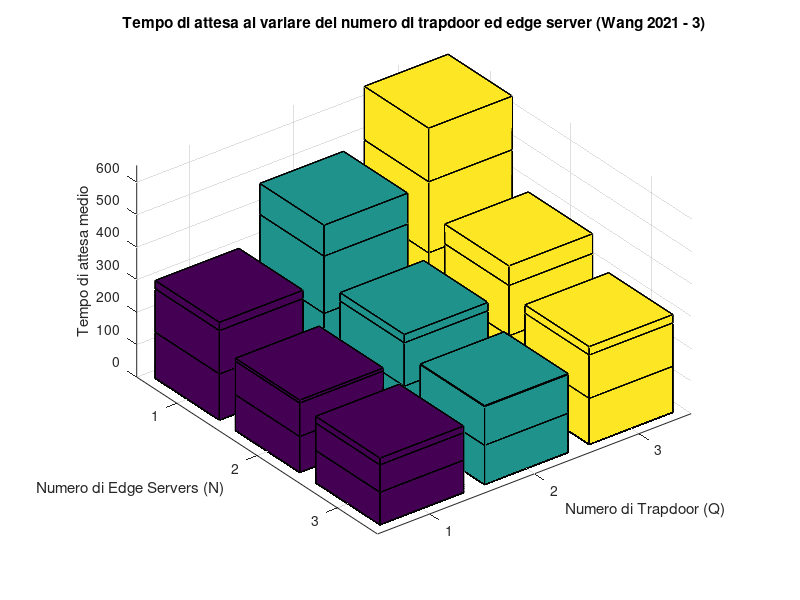

Write the MATLAB code that produced this figure. (Note: this script raises an error after producing the figure.)
N = [5, 10, 15];   % Numero di Edge Servers
m_e = [64, 128, 256];  % Numero di cores dell'Edge Server
P_ae = [487, 268, 652]; % Potenza in processing (in W)
P_0e = [170, 79, 126];  % Potenza in idle (in W)
Q = [50, 100, 150]; % Numero di trapdoor

% ALGORITMO WANG2021
sigma_se_wang2021 = 0.00001840;
t_se_wang2021 = 0.002341708;

% ALGORITMO 2023
sigma_se_2023 = 0.00000169;
t_se_2023 = 0.00079798;

for i=1:3
    l_wang2021_1(i,:)=(N(i).*m_e(1))./(Q.*t_se_wang2021);
    l_2023_1(i,:)=(N(i).*m_e(1))./(Q.*t_se_2023);
end
for i=1:3
    l_wang2021_2(i,:)=(N(i).*m_e(2))./(Q.*t_se_wang2021);
    l_2023_2(i,:)=(N(i).*m_e(2))./(Q.*t_se_2023);
end
for i=1:3
    l_wang2021_3(i,:)=(N(i).*m_e(3))./(Q.*t_se_wang2021);
    l_2023_3(i,:)=(N(i).*m_e(3))./(Q.*t_se_2023);
end




%TROVO I VALORI MINIMI DI LAMBDA PER SCENARIO PER WANG2021
valore_minimo_l_wang2021 = min(l_wang2021_1(:));
valore_minimo_2_wang2021 = min(l_wang2021_2(:));
valore_minimo_3_wang2021 = min(l_wang2021_3(:));

%CALCOLO I VALORI DELLE ENERGIE PER SCENARIO PER WANG2021
for i=1:3
    E_wang2021_1(i,:) = ((valore_minimo_l_wang2021.*Q.*t_se_wang2021)./(N(i).*m_e(1)) )*(P_ae(1)-P_0e(1)) + P_0e(1);
end

for i=1:3
    E_wang2021_2(i,:) = ((valore_minimo_2_wang2021.*Q.*t_se_wang2021)./(N(i).*m_e(2)) )*(P_ae(2)-P_0e(2)) + P_0e(2);
end

for i=1:3
    E_wang2021_3(i,:) = ((valore_minimo_3_wang2021.*Q.*t_se_wang2021)./(N(i).*m_e(3)) )*(P_ae(3)-P_0e(3)) + P_0e(3);
end

%TROVO I VALORI MINIMI DI LAMBDA PER SCENARIO PER ALGO2023 
valore_minimo_l_2023 = min(l_2023_1(:));
valore_minimo_2_2023 = min(l_2023_2(:));
valore_minimo_3_2023 = min(l_2023_3(:));

%CALCOLO I VALORI DELLE ENERGIE PER SCENARIO PER ALGO2023
for i=1:3
    E_2023_1(i,:) = ((valore_minimo_l_2023.*Q.*t_se_2023)./(N(i).*m_e(1)) )*(P_ae(1)-P_0e(1)) + P_0e(1);
end

for i=1:3
    E_2023_2(i,:) = ((valore_minimo_2_2023.*Q.*t_se_2023)./(N(i).*m_e(2)) )*(P_ae(2)-P_0e(2)) + P_0e(2);
end

for i=1:3
    E_2023_3(i,:) = ((valore_minimo_3_2023.*Q.*t_se_2023)./(N(i).*m_e(3)) )*(P_ae(3)-P_0e(3)) + P_0e(3);
end

%CALCOLO I VALORI DELLE W PER SCENARIO PER WANG2021
for i=1:3
W_wang2021_1(i,:) = (((1./valore_minimo_l_wang2021^2)+(((Q./N(i))*sigma_se_wang2021^2)./m_e(1)))+((m_e(1)-1)./(m_e(1)^2))*(Q.^2./N(i).^2).*t_se_wang2021.^2)./((2/valore_minimo_l_wang2021).*(1-((valore_minimo_l_wang2021.*Q.*t_se_wang2021)./(N.*m_e(1)))));
end

for i=1:3
W_wang2021_2(i,:) = (((1./valore_minimo_2_wang2021^2)+(((Q./N(i))*sigma_se_wang2021^2)./m_e(2)))+((m_e(2)-1)./(m_e(2)^2))*(Q.^2./N(i).^2).*t_se_wang2021.^2)./((2/valore_minimo_2_wang2021).*(1-((valore_minimo_2_wang2021.*Q.*t_se_wang2021)./(N.*m_e(2)))));
end

for i=1:3
W_wang2021_3(i,:) = (((1./valore_minimo_3_wang2021^2)+(((Q./N(i))*sigma_se_wang2021^2)./m_e(3)))+((m_e(3)-1)./(m_e(3)^2))*(Q.^2./N(i).^2).*t_se_wang2021.^2)./((2/valore_minimo_3_wang2021).*(1-((valore_minimo_3_wang2021.*Q.*t_se_wang2021)./(N.*m_e(3)))));
end


%CALCOLO I VALORI DELLE W PER SCENARIO PER ALGO2023
for i=1:3
W_2023_1(i,:) = (((1./valore_minimo_l_2023^2)+(((Q./N(i))*sigma_se_2023^2)./m_e(1)))+((m_e(1)-1)./(m_e(1)^2))*(Q.^2./N(i).^2).*t_se_2023.^2)./((2/valore_minimo_l_2023).*(1-((valore_minimo_l_2023.*Q.*t_se_2023)./(N.*m_e(1)))));
end

for i=1:3
W_2023_2(i,:) = (((1./valore_minimo_2_2023^2)+(((Q./N(i))*sigma_se_2023^2)./m_e(2)))+((m_e(2)-1)./(m_e(2)^2))*(Q.^2./N(i).^2).*t_se_2023.^2)./((2/valore_minimo_2_2023).*(1-((valore_minimo_2_2023.*Q.*t_se_2023)./(N.*m_e(2)))));
end

for i=1:3
W_2023_3(i,:) = (((1./valore_minimo_3_2023^2)+(((Q./N(i))*sigma_se_2023^2)./m_e(3)))+((m_e(3)-1)./(m_e(3)^2))*(Q.^2./N(i).^2).*t_se_2023.^2)./((2/valore_minimo_3_2023).*(1-((valore_minimo_3_2023.*Q.*t_se_2023)./(N.*m_e(3)))));
end


%GRAFICO E 1 2023
%figure;
bar3(E_2023_1)
xlabel('Numero di Trapdoor (Q)');
ylabel('Numero di Edge Servers (N)');
zlabel('Tempo di attesa medio');
title('Energia al variare del numero di trapdoor ed edge server (Algoritmo 2023 - 1)');

%GRAFICO E 2 2023
%figure;
bar3(E_2023_2)
xlabel('Numero di Trapdoor (Q)');
ylabel('Numero di Edge Servers (N)');
zlabel('Tempo di attesa medio');
title('Energia al variare del numero di trapdoor ed edge server (Algoritmo 2023 - 2)');

%GRAFICO E 3 2023
%figure;
bar3(E_2023_3)
xlabel('Numero di Trapdoor (Q)');
ylabel('Numero di Edge Servers (N)');
zlabel('Tempo di attesa medio');
title('Energia al variare del numero di trapdoor ed edge server (Algoritmo 2023 - 3)');

%GRAFICO E 1 Wang2021
%figure;
bar3(E_wang2021_1)
xlabel('Numero di Trapdoor (Q)');
ylabel('Numero di Edge Servers (N)');
zlabel('Tempo di attesa medio');
title('Energia al variare del numero di trapdoor ed edge server (Wang 2021 - 1)');

%GRAFICO E 2 Wang2021
%figure;
bar3(E_wang2021_2)
xlabel('Numero di Trapdoor (Q)');
ylabel('Numero di Edge Servers (N)');
zlabel('Tempo di attesa medio');
title('Energia al variare del numero di trapdoor ed edge server (Wang 2021 - 2)');

%GRAFICO E 3 Wang2021
%figure;
bar3(E_wang2021_3)
xlabel('Numero di Trapdoor (Q)');
ylabel('Numero di Edge Servers (N)');
zlabel('Tempo di attesa medio');
title('Energia variare del numero di trapdoor ed edge server (Wang 2021 - 3)');



%GRAFICI DELLE w
%GRAFICO W 1 2023
%figure;
bar3(W_2023_1)
xlabel('Numero di Trapdoor (Q)');
ylabel('Numero di Edge Servers (N)');
zlabel('Tempo di attesa medio');
title('Tempo di attesa al variare del numero di trapdoor ed edge server (Algoritmo 2023 - 1)');

%GRAFICO W 2 2023
%figure;
bar3(W_2023_2)
xlabel('Numero di Trapdoor (Q)');
ylabel('Numero di Edge Servers (N)');
zlabel('Tempo di attesa medio');
title('Tempo di attesa al variare del numero di trapdoor ed edge server (Algoritmo 2023 - 2)');

%GRAFICO W 3 2023
%figure;
bar3(W_2023_3)
xlabel('Numero di Trapdoor (Q)');
ylabel('Numero di Edge Servers (N)');
zlabel('Tempo di attesa medio');
title('Tempo di attesa al variare del numero di trapdoor ed edge server (Algoritmo 2023 - 3)');

%GRAFICO W 1 Wang2021
%figure;
bar3(W_wang2021_1)
xlabel('Numero di Trapdoor (Q)');
ylabel('Numero di Edge Servers (N)');
zlabel('Tempo di attesa medio');
title('Tempo di attesa al variare del numero di trapdoor ed edge server (Wang 2021 - 1)');

%GRAFICO W 2 Wang2021
%figure;
bar3(W_wang2021_2)
xlabel('Numero di Trapdoor (Q)');
ylabel('Numero di Edge Servers (N)');
zlabel('Tempo di attesa medio');
title('Tempo di attesa al variare del numero di trapdoor ed edge server (Wang 2021 - 2)');

%GRAFICO E 3 Wang2021
%figure;
bar3(W_wang2021_3)
xlabel('Numero di Trapdoor (Q)');
ylabel('Numero di Edge Servers (N)');
zlabel('Tempo di attesa medio');
title('Tempo di attesa al variare del numero di trapdoor ed edge server (Wang 2021 - 3)');


%%CALCOLI FINALI ALGORITMO2023
l1 = valore_minimo_l_2023;
l2 = valore_minimo_2_2023;
l3 = valore_minimo_3_2023;

alfa=(0:0.01:1);
beta=1-alfa;
syms N;

%m_e(1)=64,Q(2)=100 fissato,lambda minimo caso 1
a_2023_1=((-l1.*Q(2).*t_se_2023.*(m_e(1).^2).*alfa)-((Q(2).*t_se_2023.*m_e(1).^2).*beta)./2-((l1.*Q(2).*sigma_se_2023.^2.*m_e(1).^2.*beta))./2).*N^2;

b_2023_1=((2.*l1.^2.*Q(2).^2.*t_se_2023.^2.*m_e(1).*alfa)-(l1.*Q(2).^2.*t_se_2023.^2.*(m_e(1)-1).*m_e(1).*beta)).*N;

c_2023_1=((-l1.^3.*Q(2).^3.*t_se_2023.^3.*alfa)+((l1.^2.*Q(2).^3.*t_se_2023.^3.*beta.*(m_e(1)-1))./2));

eq_2023_1=a_2023_1+b_2023_1+c_2023_1;

solutions_2023_1=solve(eq_2023_1==0,N);






%m_e=128,Q=100 fissato,lambda minimo caso 1
a_2023_2=((-l1.*Q(2).*t_se_2023.*(m_e(2).^2).*alfa)-((Q(2).*t_se_2023.*m_e(2).^2).*beta)./2-((l1.*Q(2).*sigma_se_2023.^2.*m_e(2).^2.*beta))./2)*N^2;

b_2023_2=((2.*l1.^2.*Q(2).^2.*t_se_2023.^2.*m_e(2).*alfa)-(l1.*Q(2).^2.*t_se_2023.^2.*(m_e(2)-1).*m_e(2).*beta)).*N;

c_2023_2=((-l1.^3.*Q(2).^3.*t_se_2023.^3.*alfa)+((l1.^2.*Q(2).^3.*t_se_2023.^3.*beta.*(m_e(2)-1))./2));

eq_2023_2=a_2023_2+b_2023_2+c_2023_2;

solutions_2023_2=solve(eq_2023_2==0,N);


%m_e=256,Q=100 fissato,lambda minimo caso 1
a_2023_3=((-l1.*Q(2).*t_se_2023.*(m_e(3).^2).*alfa)-((Q(2).*t_se_2023.*m_e(3).^2).*beta)./2-((l1.*Q(2).*sigma_se_2023.^2.*m_e(3).^2.*beta))./2).*N^2;

b_2023_3=((2.*l1.^2.*Q(2).^2.*t_se_2023.^2.*m_e(3).*alfa)-(l1.*Q(2).^2.*t_se_2023.^2.*(m_e(3)-1).*m_e(3).*beta)).*N;

c_2023_3=((-l1.^3.*Q(2).^3.*t_se_2023.^3.*alfa)+((l1.^2.*Q(2).^3.*t_se_2023.^3.*beta.*(m_e(3)-1))./2));

eq_2023_3=a_2023_3+b_2023_3+c_2023_3;

solutions_2023_3=solve(eq_2023_3==0,N);
